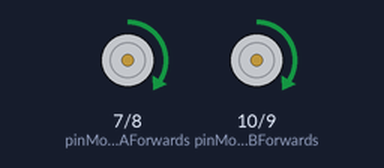
A program run on a simulated Raspberry Pi (BCM pin numbers). Shown: motor-driver pin pairs drawn as motors (green arrow = first pin HIGH = forward, orange = second pin HIGH = backward, longer = more drive). At 4.0 s the program stops and its outputs stay as they are.

Above: at 0.1 s.
At 2.1 s:
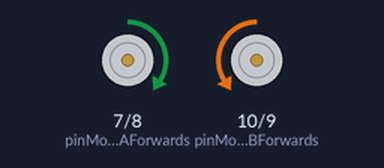
At 3.1 s:
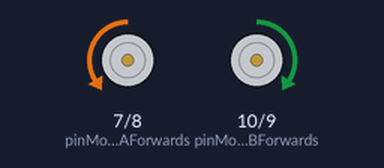
At 4.1 s:
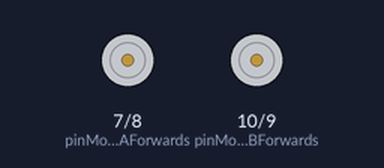
Timing chart, 0 to 5.5 s (numbered marks = the images above):
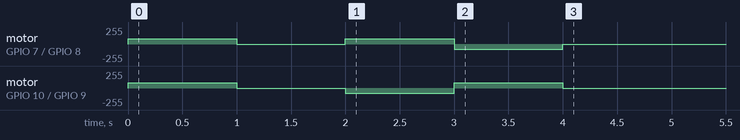

Measured:
- by itself, motor on GPIO 7 (pinMotorAForwards) / GPIO 8 (pinMotorABackwards): stopped → forward 77/255 at 0.00 s, → stopped 1.0 s later, → forward 77/255 1.0 s later, → backward 77/255 1.0 s later, … (5 changes in this stretch)
- by itself, motor on GPIO 10 (pinMotorBForwards) / GPIO 9 (pinMotorBBackwards): stopped → forward 77/255 at 0.00 s, → stopped 1.0 s later, → backward 77/255 1.0 s later, → forward 77/255 1.0 s later, … (5 changes in this stretch)

The program:

6-pwm.py
```python
#!/usr/bin/env python3

# CamJam EduKit 3 -Robotics
# Worksheet 3–Driving and Turning

import RPi.GPIO as GPIO # Import the GPIO Library
import time # Import the Time library

# Set the GPIO modes

GPIO.setmode(GPIO.BCM)
GPIO.setwarnings(False)

# Set variables for the GPIO motor pins

pinMotorAForwards = 7   # Left Motor
pinMotorABackwards= 8
pinMotorBBackwards= 9   # Right Motor
pinMotorBForwards =10

Frequency = 20
DutyCycleA = 30
DutyCycleB = 30
Stop = 0

# Set the GPIO Pin mode

GPIO.setup(pinMotorAForwards, GPIO.OUT)
GPIO.setup(pinMotorABackwards, GPIO.OUT)
GPIO.setup(pinMotorBForwards, GPIO.OUT)
GPIO.setup(pinMotorBBackwards, GPIO.OUT)

# Set up motor PWM frequencies

pwmMotorAForwards = GPIO.PWM(pinMotorAForwards, Frequency)
pwmMotorABackwards = GPIO.PWM(pinMotorABackwards, Frequency)
pwmMotorBForwards = GPIO.PWM(pinMotorBForwards, Frequency)
pwmMotorBBackwards = GPIO.PWM(pinMotorBBackwards, Frequency)

# Start the software PWM with all motors off

pwmMotorAForwards.start(Stop)
pwmMotorABackwards.start(Stop)
pwmMotorBForwards.start(Stop)
pwmMotorBBackwards.start(Stop)

# Turn all motors off

def StopMotors():
    pwmMotorAForwards.ChangeDutyCycle(Stop)
    pwmMotorABackwards.ChangeDutyCycle(Stop)
    pwmMotorBForwards.ChangeDutyCycle(Stop)
    pwmMotorBBackwards.ChangeDutyCycle(Stop)

# Turn both motors forwards

def Forwards():
    pwmMotorAForwards.ChangeDutyCycle(DutyCycleA)
    pwmMotorABackwards.ChangeDutyCycle(Stop)
    pwmMotorBForwards.ChangeDutyCycle(DutyCycleB)
    pwmMotorBBackwards.ChangeDutyCycle(Stop)

# Turn both motors backwards

def Backwards():
    pwmMotorAForwards.ChangeDutyCycle(Stop)
    pwmMotorABackwards.ChangeDutyCycle(DutyCycleA)
    pwmMotorBForwards.ChangeDutyCycle(Stop)
    pwmMotorBBackwards.ChangeDutyCycle(DutyCycleB)

# Turn Right

def TurnRight():
    pwmMotorAForwards.ChangeDutyCycle(DutyCycleA)
    pwmMotorABackwards.ChangeDutyCycle(Stop)
    pwmMotorBForwards.ChangeDutyCycle(Stop)
    pwmMotorBBackwards.ChangeDutyCycle(DutyCycleB)

# Turn Left

def TurnLeft():
    pwmMotorAForwards.ChangeDutyCycle(Stop)
    pwmMotorABackwards.ChangeDutyCycle(DutyCycleA)
    pwmMotorBForwards.ChangeDutyCycle(DutyCycleB)
    pwmMotorBBackwards.ChangeDutyCycle(Stop)


Forwards()
time.sleep(1)

StopMotors()
time.sleep(1)

TurnRight()
time.sleep(1)

TurnLeft()
time.sleep(1)

StopMotors()

GPIO.cleanup()
```
